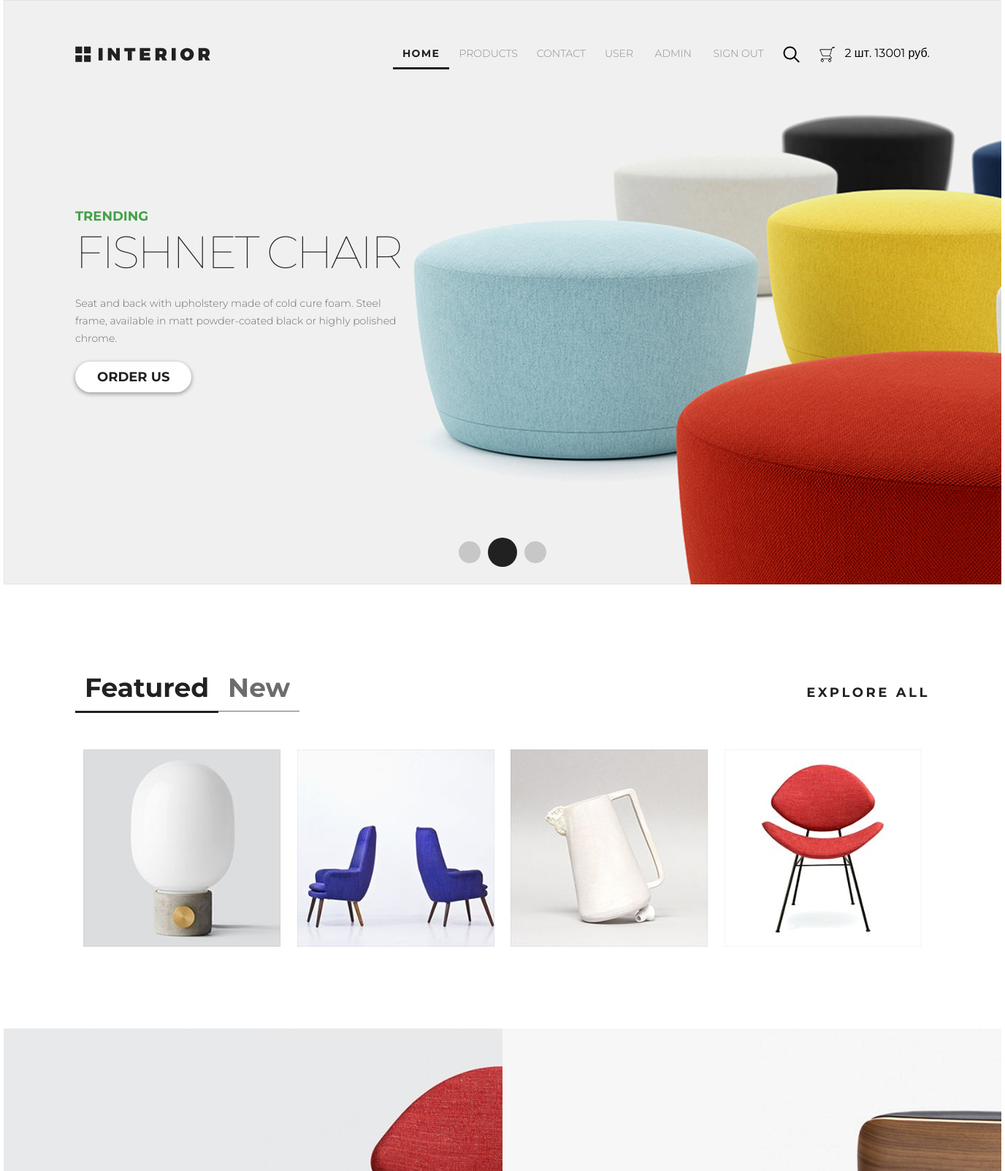
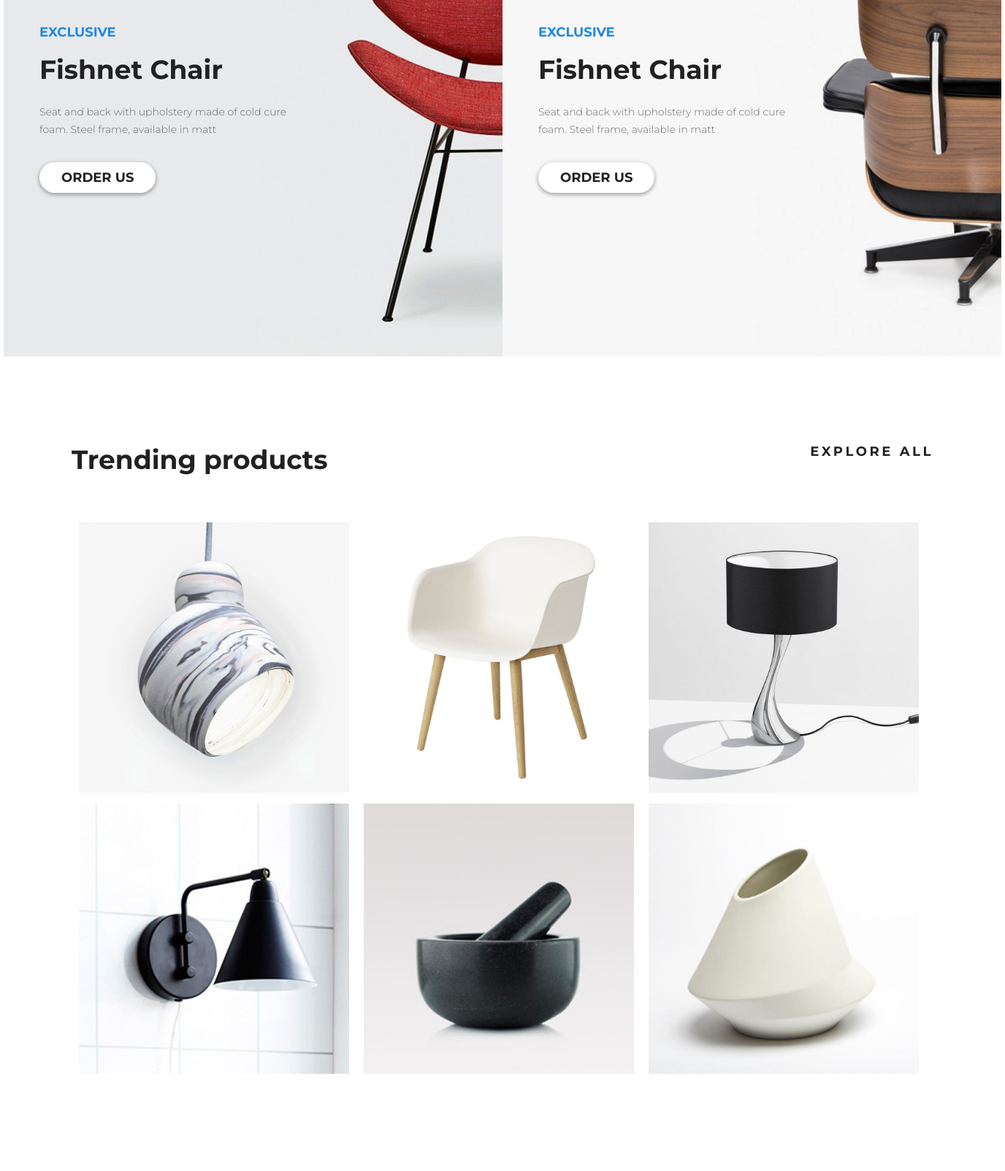
Page / (signed in, upper part) on the committed database (2 pictures, top to bottom).
### authapp/models.py (models this page shows)
class ShopUser(AbstractUser):
    avatar = models.ImageField(upload_to='user_avatars', blank=True)
    age = models.PositiveIntegerField(verbose_name='Age')

### basketapp/models.py (models this page shows)
class Basket(models.Model):
    user = models.ForeignKey(settings.AUTH_USER_MODEL, on_delete=models.CASCADE, related_name='basket')
    product = models.ForeignKey(Product, on_delete=models.CASCADE)
    quantity = models.PositiveIntegerField(verbose_name='quantity', default=0)
    add_datetime = models.DateTimeField(verbose_name='Time', auto_now_add=True)
    @property
    def product_cost(self):
        return self.product.price * self.quantity
    @property
    def total_quantity(self):
        return sum([el.quantity for el in self.user.basket.all()])
    @property
    def total_cost(self):
        return sum([el.product_cost for el in self.user.basket.all()])

### mainapp/models.py (models this page shows, shortened)
class Product(models.Model):
    category = models.ForeignKey(ProductCategory, on_delete=models.CASCADE)
    name = models.CharField(verbose_name="Product name", max_length=64)
    image = models.ImageField(verbose_name="Product image", upload_to="product_images",blank=True)
    shortdesc = models.TextField(verbose_name="Short products description", blank=True, max_length=64)
    description = models.TextField(verbose_name="Product description", blank=True, max_length=128)
    price = models.DecimalField(verbose_name="Price", max_digits=8, decimal_places=2, default=0)
    quantity = models.PositiveIntegerField(verbose_name="Quantity", default=0)
    is_active = models.BooleanField(verbose_name="active", default=True)

### mainapp/views.py (the view)
# urls.py: path('', include('mainapp.urls', namespace='main')),
def main(request):
    featured_products = Product.objects.all()[:4]
    context = {
        'page_title': 'Shop',
        'featured_products': featured_products,
        'basket': get_basket(request),
    }
    return render(request, 'mainapp/index.html', context)

### mainapp/views.py (called while the page is built)
def get_basket(request):
    if request.user.is_authenticated:
        return request.user.basket.all().order_by('product__category')
    else:
        return []

### mainapp/templates/mainapp/index.html (shortened to what this page needs)
{% extends 'mainapp/base.html' %}
{% load static %}
        {% block container %}
        <div class="slider padding-site">
            {% include 'mainapp/includes/inc_menu.html' %}
            <div class="slider_text_box">
                <p class="trending">Trending</p>
                <h3 class="slider_h3">Fishnet Chair</h3>
                <p class="slider_text">Seat and back with upholstery made of cold cure foam. Steel frame, available in matt powder-coated black
                    or highly polished chrome.</p>
                <a href="#" class="order_button">Order Us</a>
            </div>
            <div class="slider_pag">
                <a href="#" class="circle"></a>
                <a href="#" class="circle circle_active"></a>
                <a href="#" class="circle"></a>
            </div>
        </div>
        <div class="product_box padding-site ">
            <div class="product_heading">
                <ul class="featured_menu_ul">
                    <li class="featured_menu_li"><a href="#" class="featured_menu featured_menu_active">Featured</a></li>
                    <li class="featured_menu_li"><a href="#" class="featured_menu">New</a></li>
                </ul>
                <a class="expoler_button" href="#">Explore all</a>
            </div>
            <div class="products_img">
                {% for product in featured_products %}
                <div class="product" style="background-image:url('/media/{{ product.image }}')">
                </div>
                {% endfor %}
            </div>
        </div>
        </div>
        <div class="promo_products">
            <div class="promo1">
                <div class="promo_text_box">
                    <p class="exclusive">Exclusive</p>
                    <h3 class="promo_h3">Fishnet Chair</h3>
                    <p class="promo_text">Seat and back with upholstery made of cold cure foam. Steel frame, available in matt</p>
                    <a href="#" class="order_button">Order Us</a>
                </div>
            </div>
            <div class="promo2">
                <div class="promo_text_box">
                    <p class="exclusive">Exclusive</p>
                    <h3 class="promo_h3">Fishnet Chair</h3>
                    <p class="promo_text">Seat and back with upholstery made of cold cure foam. Steel frame, available in matt</p>
                    <a href="#" class="order_button">Order Us</a>
                </div>
            </div>
        </div>
        <div class="trending_products padding-site">
            <div class="trending_header">
                <h2 class="trending_h2">Trending products</h2>
                <a class="expoler_button_trending" href="#">Explore all</a>
            </div>
            <div class="trending_products_box">
                <a href="#"><img class="trending_product_shadow" src="{% static 'img/product-11.jpg' %}" alt="trending_product"></a>
                <a href="#"><img class="trending_product_shadow" src="{% static 'img/product-21.jpg' %}" alt="trending_product"></a>
                <a href="#"><img class="trending_product_shadow" src="{% static 'img/product-31.jpg' %}" alt="trending_product"></a>
                <a href="#"><img class="trending_product_shadow" src="{% static 'img/product-41.jpg' %}" alt="trending_product"></a>
                <a href="#"><img class="trending_product_shadow" src="{% static 'img/product-5.jpg' %}" alt="trending_product"></a>
                <a href="#"><img class="trending_product_shadow" src="{% static 'img/product-6.jpg' %}" alt="trending_product"></a>
            </div>
        </div>
        {% endblock %}

### mainapp/templates/mainapp/includes/inc_menu.html
{% load static %}
<div class="product-header-menu">
    <a href="{% url 'main:index' %}"><img src="{% static '/img/logo.svg' %}" alt="logo"></a>
    <ul class="menu">
        <li class="menu_list">
            <a href="{% url 'main:index' %}"
               class="menu_link {% if request.resolver_match.url_name == 'index' %} menu_link_active {% endif %}">HOME</a>
        </li>
        <li class="menu_list"><a href="{% url 'main:products' %}"
                                 class="menu_link {% if request.resolver_match.url_name == 'products' or request.resolver_match.url_name == 'category' %} menu_link_active {% endif %}">PRODUCTS</a>
        </li>
        <li class="menu_list"><a href="{% url 'main:contacts' %}"
                                 class="menu_link {% if request.resolver_match.url_name == 'contacts' %} menu_link_active {% endif %}">CONTACT</a>
        </li>
        <li class="menu_list">
            {% if user.is_authenticated %}
                <a href="{% url 'auth:update' %}" class="menu_link">
                    {{ user.first_name|default:'User' }}
                </a>
            {% endif %}
            {% if user.is_superuser %}
                <a href="{% url 'adminapp:index' %}" class="menu_link">
                    Admin
                </a>
            {% endif %}
            {% if user.is_authenticated %}
                <a href="{% url 'authapp:logout' %}" class="menu_link">Sign out</a>
            {% else %}
                <a href="{% url 'authapp:login' %}" class="menu_link">Sign in</a>
            {% endif %}
        </li>
        <li class="menu_list"><a href="#" class="menu_link"><img src="/static/img/search.svg" alt="search"></a></li>
        <li class="menu_list"><a href="{% url 'basket:index' %}" class="menu_link"><img src="/static/img/basket.png"
                                                                                        alt="search"></a></li>
        {% if basket %}
            {{ basket.0.total_quantity }} шт.
            {{ basket.0.total_cost|floatformat:0 }} руб.
        {% endif %}
    </ul>
</div>

### static/css/style.css (style rules this page uses)
* { margin: 0; padding: 0; }
a { text-decoration: none; }
body { font-family: 'Montserrat', sans-serif; }
.menu_link { color: #8c8c8c; font-size: 14px; font-weight: 300; text-transform: uppercase; padding: 10px 13px; }
.menu_list { list-style-type: none; }
.order_button { box-shadow: 0 2px 5px 1px rgba(33, 33, 33, 0.35); border-radius: 23px; background-color: #ffffff; color: #212121; font-size: 18px; font-weight: 700; text-transform: uppercase; padding: 10px 30px; display: inline-block; }
.menu_link_active { color: #212121; font-weight: 700; letter-spacing: 1.4px; border-bottom: 3px solid #212121; }
.trending { color: #43a047; font-size: 18px; font-weight: 700; text-transform: uppercase; }
.slider_h3 { color: #212121; font-size: 62px; font-weight: 100; text-transform: uppercase; letter-spacing: -3px; }
.slider_text { color: #6c6c6c; font-size: 14px; font-weight: 300; width: 458px; line-height: 24px; margin-top: 20px; margin-bottom: 20px; }
.circle { background-color: #212121; opacity: 0.2; width: 30px; height: 30px; border-radius: 50%; display: block; margin: 5px; }
.circle_active { background-color: #212121; opacity: 1; width: 40px; height: 40px; border-radius: 50%; display: block; }
.menu { display: flex; }
.slider_pag { display: flex; justify-content: center; align-items: center; margin-bottom: 19px; }
.featured_menu { color: #6c6c6c; font-size: 36px; font-weight: 700; border-bottom: 1px solid #6c6c6c; padding: 10px 13px; }
.featured_menu_active { color: #212121; font-size: 36px; font-weight: 700; border-bottom: 3px solid #212121; }
.featured_menu_li { list-style-type: none; }
.expoler_button { color: #212121; font-size: 18px; font-weight: 700; text-transform: uppercase; margin-bottom: 67px; margin-top: 137px; letter-spacing: 3.6px; }
.product_heading { display: flex; justify-content: space-between; }
.product_box { height: 608px; display: flex; flex-direction: column; }
.products_img { display: flex; justify-content: space-around; margin-bottom: 119px; }
.featured_menu_ul { display: flex; margin-bottom: 48px; margin-top: 119px; }
.exclusive { color: #1e88e5; font-size: 18px; font-weight: 700; text-transform: uppercase; margin-bottom: 18px; }
.promo_text { color: #6c6c6c; font-size: 14px; font-weight: 300; line-height: 24.04px; width: 374px; margin-top: 24px; margin-bottom: 33px; letter-spacing: 0px; }
.promo_h3 { color: #212121; font-size: 36px; font-weight: 700; }
.promo1 { height: 683px; width: 683px; background-image: url(/static/img/promo-img1.jpg) }
.promo2 { height: 683px; width: 683px; background-image: url(/static/img/promo-img.jpg) }
.promo_products { display: flex; justify-content: center; }
.promo_text_box { padding-left: 49px; padding-bottom: 255px; padding-top: 228px; }
.trending_h2 { color: #212121; font-size: 36px; font-weight: 700; }
.trending_products { display: flex; flex-direction: column; }
.expoler_button_trending { color: #212121; font-size: 18px; font-weight: 700; text-transform: uppercase; letter-spacing: 3.6px; }
.trending_header { display: flex; justify-content: space-between; margin-bottom: 64px; margin-top: 119px; letter-spacing: 0px; }
.trending_products_box { display: flex; flex-wrap: wrap; justify-content: space-around; width: 1170px; height: 770px; margin-bottom: 120px; }
.product { width: 270px; height: 270px; background-size: contain; background-position: center; }
.slider { height: 800px; background-image: url(/static/img/slider-img.jpg); display: flex; flex-direction: column; justify-content: space-between; }
.padding-site { padding-left: 98px; padding-right: 98px; }
::placeholder { color: #6c6c6c; font-size: 14px; font-weight: 300; padding-left: 19px; padding-top: 17px; padding-bottom: 17px; }
.product-header-menu { display: flex; justify-content: space-between; padding-top: 63px; }

### rows in the picture
ShopUser: first_name "USER"
Basket: user+quantity "2", user+product+quantity "13001"
Product: image (picture)
Product: image (picture)
Product: image (picture)
Product: image (picture)
